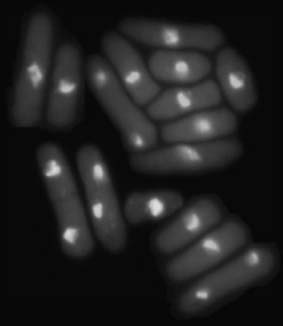
#> input picture image.7YXGM2.png, 283 x 326 px; its folder holds only this picture in this run
$ python -i Thresholding.py   (imports and definitions only)
#> lines starting #> are read from the running program, lines starting #| are printed output that depends on the picture; after the words box and inside, x2 and y2 are one past the last pixel; in counts of white or black regions, pixels touching at a corner belong together
#> further down, picture is the input picture: shape (326, 283, 3); min 4, max 224, mean 33.3
import cv2
import numpy as np

class Thresholding:
    def __init__(self, image):
        self.image = image

    def __optimal_threshold(
        self, hist: np.ndarray, initial_threshold: int = 120, max_iter: int = 100, min_diff: float = 1e-5) -> int:
        """
        Perform an optimal threshold algorithm on a histogram.

        Parameters:
            hist (np.ndarray[int]): The input histogram.
            initial_threshold (int): The initial threshold value.
            max_iter (int, optional): The maximum number of iterations. Defaults to 100.
            min_diff (float, optional): The tolerance for convergence. Defaults to 1e-5.

        Returns:
            int: The optimal threshold value.
        """
        # Normalize the histogram
        hist_norm = hist / hist.sum()

        # Initialize threshold
        t = initial_threshold

        for _ in range(max_iter):
            # Cut the distribution into two parts
            h1 = hist_norm[:t]
            h2 = hist_norm[t:]

            # Compute centroids, mean of the two parts
            m1 = (np.arange(t, dtype=np.float64) * h1).sum() / (h1.sum() + 1e-5)
            m2 = (np.arange(t, 256, dtype=np.float64) * h2).sum() / (h2.sum() + 1e-5)

            # Compute new threshold
            t_new = int(round((m1 + m2) / 2))

            # Check convergence
            if abs(t_new - t) < min_diff:
                break

            t = t_new

        return t

    def optimal_threshold_global(
            self, initial_threshold: int = 125, max_iter: int = 100, min_diff: float = 1e-5) -> tuple[int, np.ndarray]:
        """
        Calculates the optimal threshold value for image segmentation using the optimal thresholding algorithm.

        Parameters:
            initial_threshold (int): The initial threshold value. Default is 125.
            max_iter (int): The maximum number of iterations for the algorithm. Default is 100.
            min_diff (float): The tolerance for convergence. Default is 1e-5.

        Returns:
            tuple: A tuple containing the optimal threshold value (int) and the thresholded image (numpy array).
        """
#> called with initial_threshold = 125, max_iter = 100, min_diff = 1e-05
        # Convert the image to grayscale if it's not already
        if self.image.ndim == 3:
            gray: np.ndarray = cv2.cvtColor(self.image, cv2.COLOR_BGR2GRAY)
        else:
            gray = self.image

        # Compute the histogram
        hist: np.ndarray = cv2.calcHist([gray], [0], None, [256], [0,256])
#> hist = 256 values, max 20112 at index 10, min 0 at index 0, mean 360.4

        # Reshape the histogram to 1D array
        hist = hist.flatten()

        optimal_t: int = self.__optimal_threshold(hist, initial_threshold, max_iter, min_diff)
#> in __optimal_threshold, `hist_norm = hist / hist.sum()`: hist_norm = 256 values, max 0.218 at index 10, min 0 at index 0, mean 0.00391
#> the loop in __optimal_threshold, `for _ in range(max_iter):` made 14 passes
#> (m1, m2, t_new, t) on passes 1 to 12: (29.79, 161.8, 96, 96), (28.41, 141.1, 85, 85), (27.65, 130.1, 79, 79), (27.03, 122, 75, 75), (26.22, 113.5, 70, 70), (25.02, 104.1, 65, 65), (23.41, 95.11, 59, 59), (21.23, 86.59, 54, 54), (19.2, 80.55, 50, 50), (17.43, 76.24, 47, 47), (16.33, 73.79, 45, 45), (15.62, 72.29, 44, 44)
#> (m1, m2, t_new) on pass 14: (14.95, 70.87, 43)
#> optimal_t = 43

        _, thresholded_image = cv2.threshold(gray, optimal_t, 255, cv2.THRESH_BINARY)
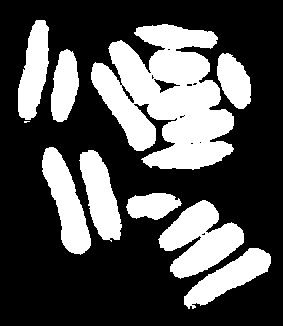
#> thresholded_image: shape (326, 283); 32% white; 10 white regions (1 under 20 px), largest, box (x1, y1, x2, y2) and area: (91, 24, 234, 170) 12861, (158, 200, 244, 279) 3717, (42, 147, 91, 255) 2582

        return optimal_t, thresholded_image


    # [169 lines left out: functions optimal_threshold_local, otsu_threshold_global, apply_otsu_on_region, otsu_threshold_local, spectral_threshold_global, spectral_threshold_local, not called in this run]


# [15 lines of commented-out code are left out]

>>> import cv2
>>> picture = cv2.imread('../image.7YXGM2.png')
>>> result = Thresholding(picture).optimal_threshold_global()

$ run again, on img.png
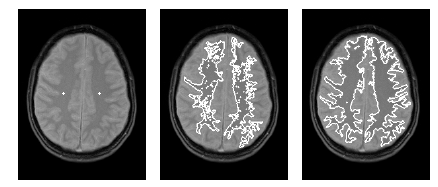
#> input picture img.png, 438 x 187 px
#> picture is the input picture: shape (187, 438, 3); min 0, max 255, mean 102.9
#> hist = 256 values, max 28159 at index 0, min 0 at index 175, mean 319.9
#> hist_norm = 256 values, max 0.344 at index 0, min 0 at index 175, mean 0.00391
#> the loop in __optimal_threshold, `for _ in range(max_iter):` made 4 passes
#> (m1, m2, t_new, t) on passes 1 to 3: (27.29, 203.4, 115, 115), (13.4, 191.1, 102, 102), (11.01, 189.2, 100, 100)
#> optimal_t = 100
#> in optimal_threshold_global, `_, thresholded_image = cv2.threshold(gray, optimal_t, 255, cv2.THRESH_..`:
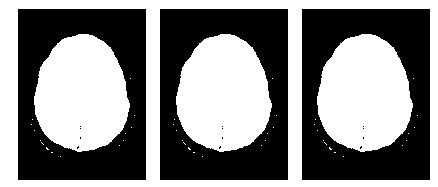
#> thresholded_image: shape (187, 438); 51.6% white; 15 black regions (12 under 20 px), largest, box (x1, y1, x2, y2) and area: (18, 9, 146, 180) 13209, (302, 9, 430, 180) 13209, (160, 9, 288, 180) 13207

$ run again, on Brain2.pgm
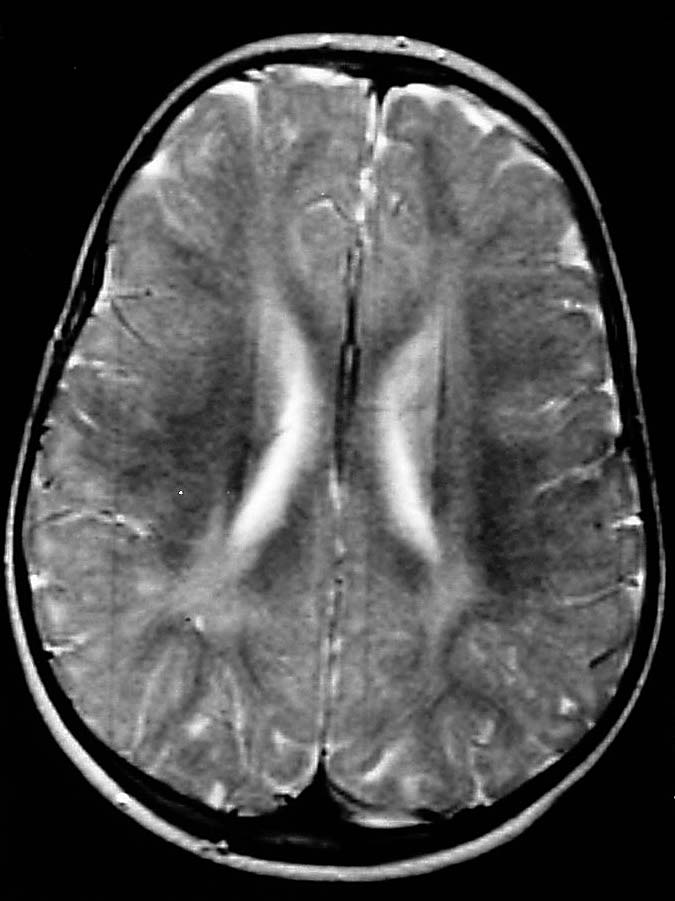
#> input picture Brain2.pgm, 675 x 901 px
#> picture is the input picture: shape (901, 675, 3); min 0, max 255, mean 77.9
#> hist = 256 values, max 156188 at index 1, min 184 at index 254, mean 2375.7
#> hist_norm = 256 values, max 0.257 at index 1, min 0.000303 at index 254, mean 0.00391
#> the loop in __optimal_threshold, `for _ in range(max_iter):` made 7 passes
#> (m1, m2, t_new, t) on passes 1 to 6: (50.68, 157.8, 104, 104), (34.87, 141.7, 88, 88), (22.23, 132.4, 77, 77), (14.87, 127.5, 71, 71), (11.41, 125.2, 68, 68), (9.98, 124.3, 67, 67)
#> optimal_t = 67
#> in optimal_threshold_global, `_, thresholded_image = cv2.threshold(gray, optimal_t, 255, cv2.THRESH_..`:
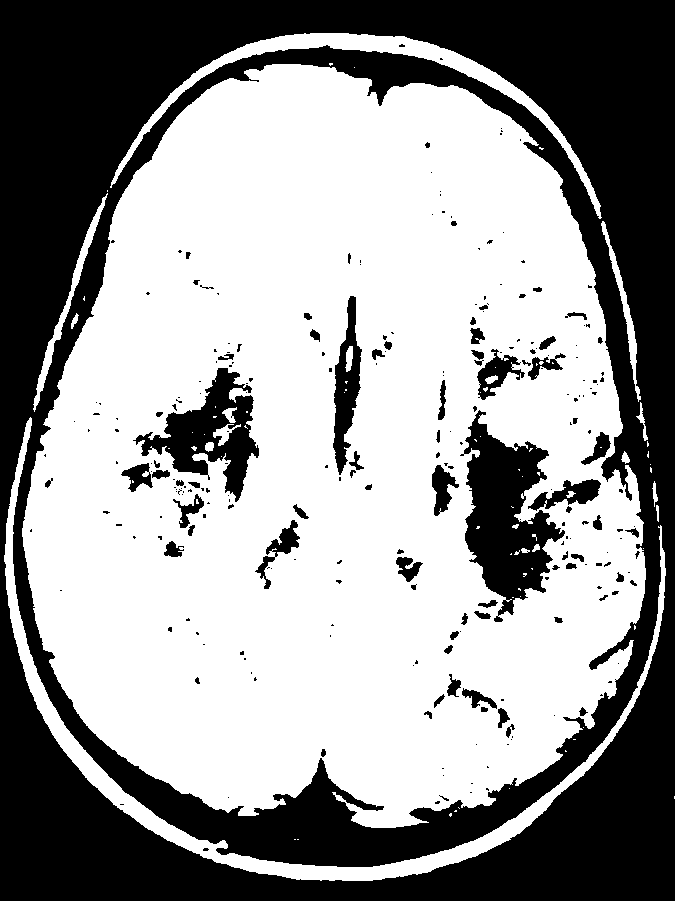
#> thresholded_image: shape (901, 675); 59.4% white; 257 black regions (177 under 20 px), largest, box (x1, y1, x2, y2) and area: (0, 0, 675, 901) 217058, (460, 410, 565, 622) 10816, (133, 368, 259, 502) 6380
